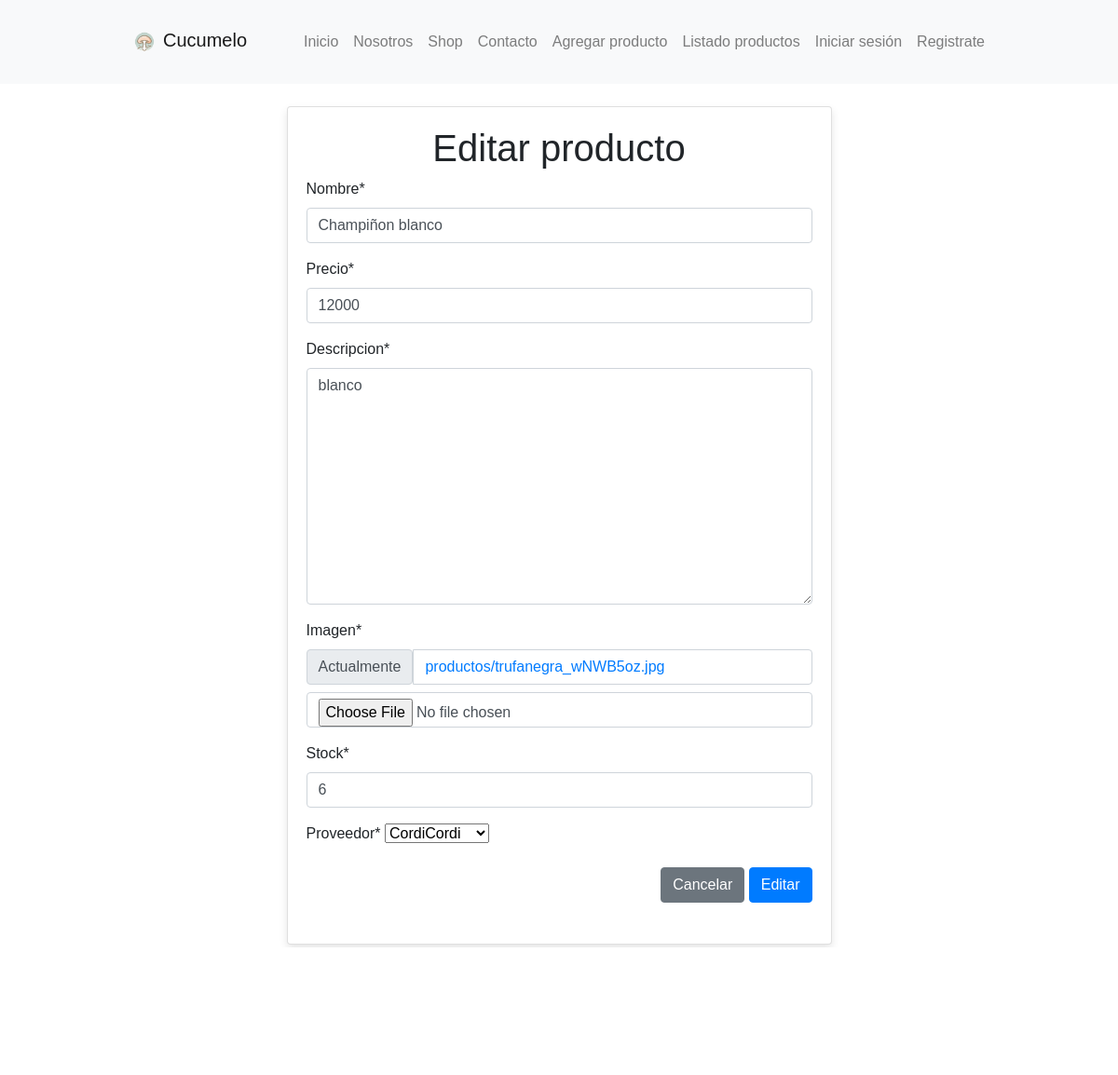
Page /modificar-producto/5/ on the committed database.
### app/models.py (models this page shows, shortened)
class Producto (models.Model):
    nombre = models.CharField(max_length=50)
    precio = models.IntegerField()
    descripcion = models.TextField(max_length=100)
    imagen = models.ImageField(upload_to="productos", null=True)
    stock = models.IntegerField(default=0)
    proveedor = models.ForeignKey(Proveedor, on_delete=models.PROTECT)

class Proveedor (models.Model):
    nombre= models.CharField(max_length=50)
    def __str__(self):
        return  self.nombre

### app/views.py (the view, shortened to what this page needs)
# urls.py: path('modificar-producto/<id>/', modificar_producto, name="modificar_producto"),
def modificar_producto (request, id):
    producto = get_object_or_404 (Producto, id=id)
    data = {
            'form': ProductoForm(instance=producto)
    }
    return render (request, 'app/producto/modificar.html', data)

### app/forms.py
class ProductoForm(forms.ModelForm):
    class Meta:
        model = Producto
        fields = ['nombre', 'precio', 'descripcion', 'imagen', 'stock', 'proveedor']

### app/templates/app/producto/modificar.html (shortened to what this page needs)
{% extends 'app/base.html' %} {% block contenido %} {% load crispy_forms_tags %}
<div class="row mt-4">
  <div class="col-12 col-md-6 offset-md-3">
    <div class="card">
      <div class="card-body">
        <h1 class="text-center">Editar producto</h1>
        <form action="" method="post" enctype="multipart/form-data">
          {% csrf_token %} {{ form|crispy }}
          <div class="d-flex justify-content-end">
            <input type="reset" value="Cancelar" class="btn btn-secondary" />
            <input type="submit" value="Editar" class="btn btn-primary" />
          </div>
        </form>
      </div>
    </div>
  </div>
</div>
{% endblock %}

### app/Static/App/css/style.css (style rules this page uses)
body { font-family: Arial, sans-serif; margin: 0; padding: 0; }
.card { margin-bottom: 20px; box-shadow: 0 4px 8px rgba(0, 0, 0, 0.1); transition: box-shadow 0.3s ease-in-out; }
.btn-primary { background-color: #007bff; border-color: #007bff; }

### rows in the picture
Producto: nombre "Champiñon blanco", precio "12000", descripcion "blanco", stock "6", proveedor "CordiCordi"
